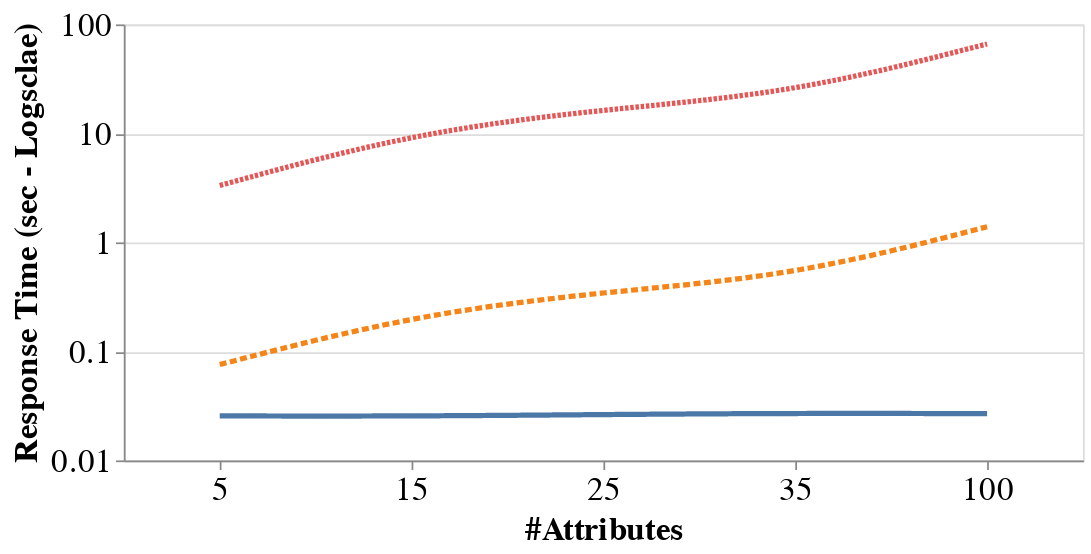

Notebook cell for this chart:
### Code cell
graph_time

### Figure 1 — Vega-Lite specification as saved in the notebook (floating-point values rounded to 4 significant figures)
{"config": {"view": {"continuousWidth": 400, "continuousHeight": 300}}, "data": {"name": "data-951131a9b0b9f2f1582ca1c13040e31a"}, "mark": {"type": "line", "interpolate": "basis", "strokeWidth": 3}, "encoding": {"color": {"type": "nominal", "field": "method", "legend": null, "title": ""}, "strokeDash": {"type": "nominal", "field": "method", "title": ""}, "x": {"type": "nominal", "axis": {"labelAngle": 0, "labelFontSize": 19, "title": "#Attributes", "titleFontSize": 19}, "field": "nb_attributes"}, "y": {"type": "quantitative", "axis": {"labelFontSize": 19, "tickCount": 3, "title": "Response Time (sec - Logsclae)", "titleFontSize": 19}, "field": "time", "scale": {"type": "log"}}}, "height": 250, "width": 550, "$schema": "https://vega.github.io/schema/vega-lite/v4.8.1.json", "datasets": {"data-951131a9b0b9f2f1582ca1c13040e31a": [{"method": "  SMORL", "nb_attributes": 5, "sess": 0, "time": 0.0256, "attr_precision": 0.0, "precision": 0.5333, "recall": 0.1786, "diversity": 0.5026, "alpha_ndcg": 1.152, "harmo": 0.5175}, {"method": "  SMORL", "nb_attributes": 15, "sess": 0, "time": 0.02544, "attr_precision": 0.0, "precision": 0.7667, "recall": 0.2556, "diversity": 0.4994, "alpha_ndcg": 2.341, "harmo": 0.6048}, {"method": "  SMORL", "nb_attributes": 25, "sess": 0, "time": 0.02637, "attr_precision": 0.0, "precision": 0.7333, "recall": 0.2444, "diversity": 0.5048, "alpha_ndcg": 1.869, "harmo": 0.598}, {"method": "  SMORL", "nb_attributes": 35, "sess": 0, "time": 0.02709, "attr_precision": 0.0, "precision": 0.5333, "recall": 0.1778, "diversity": 0.4992, "alpha_ndcg": 1.293, "harmo": 0.5157}, {"method": "  SMORL", "nb_attributes": 100, "sess": 0, "time": 0.02686, "attr_precision": 0.0, "precision": 0.5333, "recall": 0.1778, "diversity": 0.514, "alpha_ndcg": 1.497, "harmo": 0.5235}, {"method": "  SWAP", "nb_attributes": 5, "sess": 0, "time": 0.0758, "attr_precision": 0.0, "precision": 0.9333, "recall": 0.3127, "diversity": 0.5238, "alpha_ndcg": 2.662, "harmo": 0.671}, {"method": "  SWAP", "nb_attributes": 15, "sess": 0, "time": 0.2151, "attr_precision": 0.0, "precision": 0.8, "recall": 0.2667, "diversity": 0.5334, "alpha_ndcg": 2.366, "harmo": 0.64}, {"method": "  SWAP", "nb_attributes": 25, "sess": 0, "time": 0.353, "attr_precision": 0.0, "precision": 0.5333, "recall": 0.1778, "diversity": 0.5356, "alpha_ndcg": 1.243, "harmo": 0.5345}, {"method": "  SWAP", "nb_attributes": 35, "sess": 0, "time": 0.4915, "attr_precision": 0.0, "precision": 0.4, "recall": 0.1333, "diversity": 0.5335, "alpha_ndcg": 1.047, "harmo": 0.4572}, {"method": "  SWAP", "nb_attributes": 100, "sess": 0, "time": 1.391, "attr_precision": 0.0, "precision": 0.4, "recall": 0.1333, "diversity": 0.5393, "alpha_ndcg": 1.019, "harmo": 0.4593}, {"method": " MMR", "nb_attributes": 5, "sess": 0, "time": 3.331, "attr_precision": 0.0, "precision": 0.06667, "recall": 0.02222, "diversity": 0.5609, "alpha_ndcg": 0.3333, "harmo": 0.1192}, {"method": " MMR", "nb_attributes": 15, "sess": 0, "time": 10.09, "attr_precision": 0.0, "precision": 0.1333, "recall": 0.04444, "diversity": 0.5678, "alpha_ndcg": 0.6667, "harmo": 0.216}, {"method": " MMR", "nb_attributes": 25, "sess": 0, "time": 16.73, "attr_precision": 0.0, "precision": 0.2, "recall": 0.06667, "diversity": 0.5696, "alpha_ndcg": 0.6872, "harmo": 0.296}, {"method": " MMR", "nb_attributes": 35, "sess": 0, "time": 23.39, "attr_precision": 0.0, "precision": 0.0, "recall": 0.0, "diversity": 0.5657, "alpha_ndcg": 0.0, "harmo": 0.0}, {"method": " MMR", "nb_attributes": 100, "sess": 0, "time": 66.22, "attr_precision": 0.0, "precision": 0.06667, "recall": 0.02222, "diversity": 0.5696, "alpha_ndcg": 0.3333, "harmo": 0.1194}]}}
